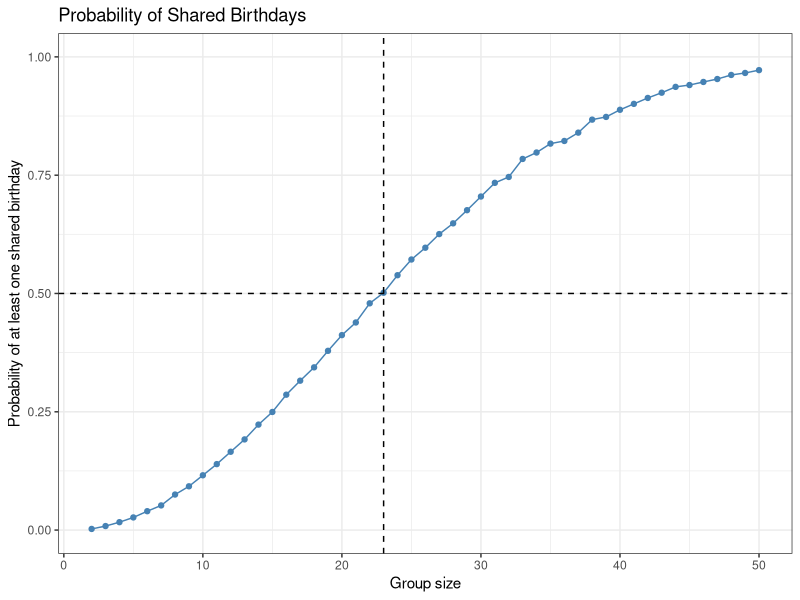

The R script that drew this image: (Note: this script raises an error after producing the figure.)
## ---- chunk 1
library(tidyverse)

knitr::opts_chunk$set(
  fig.width = 7,
  fig.height = 5,
  message = FALSE
)

set.seed(1)
## ---- chunk 2
birthday_sim = function(n) {
  
  birthdays = sample(1:365, size = n, replace = TRUE)
  
  any(duplicated(birthdays))
}
## ---- chunk 3
birthday_results = 
  expand_grid(
    group_size = 2:50,
    iter = 1:10000
  ) |> 
  mutate(
    shared_birthday = map_lgl(group_size, birthday_sim)
  )

birthday_summary = 
  birthday_results |> 
  group_by(group_size) |> 
  summarize(
    probability = mean(shared_birthday)
  )
## ---- chunk 4
birthday_summary |> 
  ggplot(aes(x = group_size, y = probability)) +
  geom_line(color = "steelblue") +
  geom_point(size = 1.5, color = "steelblue") +
  geom_hline(yintercept = 0.5, linetype = "dashed") +
  geom_vline(xintercept = 23, linetype = "dashed") +
  scale_y_continuous(limits = c(0, 1)) +
  labs(
    title = "Probability of Shared Birthdays",
    x = "Group size",
    y = "Probability of at least one shared birthday"
  ) +
  theme_bw()
## ---- chunk 5
longitudinal_df = 
  tibble(
    file_name = list.files(
      "./data",
      pattern = "^(con|exp)_[0-9]+\\.csv$",
      full.names = TRUE,
      recursive = TRUE
    )
  ) |> 
  mutate(
    data = purrr::map(file_name, read_csv)
  ) |> 
  unnest(data) |> 
  mutate(
    file_name = basename(file_name),
    file_name = str_remove(file_name, "\\.csv$")
  ) |> 
  separate(
    file_name,
    into = c("arm", "subject_id"),
    sep = "_"
  ) |> 
  mutate(
    arm = recode(arm, "con" = "Control", "exp" = "Experimental"),
    subject_id = str_c(arm, "_", subject_id)
  ) |> 
  pivot_longer(
    starts_with("week_"),
    names_to = "week",
    values_to = "observation",
    names_prefix = "week_"
  ) |> 
  mutate(week = as.numeric(week))

longitudinal_df |> 
  group_by(arm) |> 
  summarize(
    n_subjects = n_distinct(subject_id),
    n_observations = n()
  )
## ---- chunk 6
longitudinal_df |> 
  ggplot(aes(x = week, y = observation, group = subject_id, color = arm)) +
  geom_line(alpha = 0.8, linewidth = 0.6) +
  geom_point(size = 1.5) + 
  facet_grid(. ~ arm) +
  scale_x_continuous(breaks = 1:8) +
  labs(
    title = "Longitudinal Observations by Study Arm",
    x = "Week",
    y = "Observation"
  ) +
  scale_color_manual(
    values = c(
      "Control" = "steelblue",
      "Experimental" = "darkorange"
    )
  ) +
  theme_bw() +
  theme(legend.position = "none")
## ---- chunk 7
sim_t_test = function(mu, n = 30, sigma = 5) {
  
  sim_data = rnorm(n, mean = mu, sd = sigma)
  
  t.test(sim_data, mu = 0) |> 
    broom::tidy() |> 
    select(estimate, p.value) |> 
    rename(
      mu_hat = estimate,
      p_value = p.value
    )
}
## ---- chunk 8
sim_results_df = 
  expand_grid(
    true_mu = 0:6,
    iter = 1:5000
  ) |> 
  mutate(
    estimate_df = map(true_mu, sim_t_test)
  ) |> 
  unnest(estimate_df)
## ---- chunk 9
power_df = 
  sim_results_df |> 
  group_by(true_mu) |> 
  summarize(
    power = mean(p_value < 0.05)
  )
## ---- chunk 10
power_df |> 
  ggplot(aes(x = true_mu, y = power)) +
  geom_line(color = "steelblue") +
  geom_point(color = "steelblue") +
  geom_hline(
    yintercept = 0.05,
    linetype = "dashed"
  ) +
  scale_x_continuous(breaks = 0:6) +
  scale_y_continuous(limits = c(0, 1)) +
  labs(
    title = "Power of a One-Sample t-test",
    x = "True mean",
    y = "Proportion of rejected null hypotheses"
  ) +
  theme_bw()
## ---- chunk 11
estimate_summary = 
  sim_results_df |> 
  group_by(true_mu) |> 
  summarize(
    mean_estimate = mean(mu_hat),
    mean_rejected = mean(mu_hat[p_value < 0.05])
  )
## ---- chunk 12
estimate_summary |> 
  pivot_longer(
    mean_estimate:mean_rejected,
    names_to = "sample_type",
    values_to = "average_estimate"
  ) |> 
  mutate(
    sample_type = recode(
      sample_type,
      "mean_estimate" = "All samples",
      "mean_rejected" = "Rejected null only"
    )
  ) |> 
  ggplot(aes(x = true_mu, y = average_estimate, color = sample_type)) +
  geom_abline(intercept = 0, slope = 1, linetype = "dashed") +
  geom_line() +
  geom_point() +
  scale_x_continuous(breaks = 0:6) +
  labs(
    title = "Average Estimated Mean by True Mean",
    x = "True mean",
    y = "Average estimated mean",
    color = "Sample type"
  ) +
  theme_bw() +
  theme(legend.position = "bottom")
